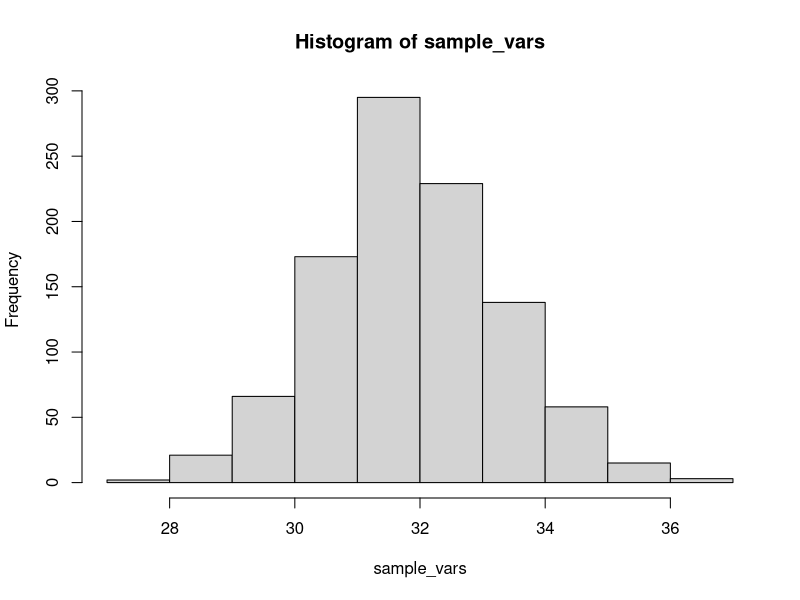

Source code (R):
## ---- chunk 1
n <- 1000
m <- 1000
#    modify as necessary
for (theta in c(.5,1,2,4, 8, 16, 32, 64)){  
  sample_vars <- matrix((rnorm(n*m, 0, sqrt(theta/2))), nrow = m) ## modify this!
  sample_vars <- apply(sample_vars, 1, var)
  cat("bias for theta = ", theta, "is: ", mean(sample_vars-theta/2), "\n", sep = " ")
}  
## ---- chunk 2
# your code here
hist(sample_vars)

## ---- chunk 3
for (theta in c(.5,1,2,4, 8, 16, 32, 64)){  
  sample_vars <- matrix((rnorm(n*m, 0, sqrt(theta/2))), nrow = m) ## modify this!
  sample_vars <- apply(sample_vars, 1, var)
  mse = mean(sample_vars-theta/2) + var(sample_vars) 
  cat("MSE for theta =", theta, "is: ", mse, "\n", sep = " " )}
# your code here
## ---- chunk 4
# your code here
## ---- chunk 5
# your code here
## ---- chunk 6
# your code here
## ---- chunk 7
# your code here
## ---- chunk 8
# your code here
## ---- chunk 9
# your code here
## ---- chunk 10
# your code here
## ---- chunk 11
# your code here
## ---- chunk 12
# your code here
